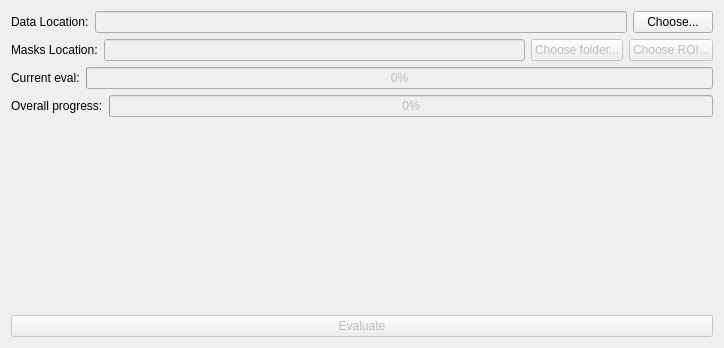
<?xml version="1.0" encoding="UTF-8"?>
<ui version="4.0">
 <class>ValidateUI</class>
 <widget class="QWidget" name="ValidateUI">
  <property name="geometry">
   <rect>
    <x>0</x>
    <y>0</y>
    <width>724</width>
    <height>348</height>
   </rect>
  </property>
  <property name="windowTitle">
   <string>Form</string>
  </property>
  <layout class="QVBoxLayout" name="verticalLayout">
   <item>
    <layout class="QHBoxLayout" name="horizontalLayout" stretch="0,0,0">
     <item>
      <widget class="QLabel" name="label">
       <property name="sizePolicy">
        <sizepolicy hsizetype="Preferred" vsizetype="Fixed">
         <horstretch>0</horstretch>
         <verstretch>0</verstretch>
        </sizepolicy>
       </property>
       <property name="text">
        <string>Data Location:</string>
       </property>
      </widget>
     </item>
     <item>
      <widget class="QLineEdit" name="data_location_Text">
       <property name="enabled">
        <bool>false</bool>
       </property>
      </widget>
     </item>
     <item>
      <widget class="QPushButton" name="data_choose_Button">
       <property name="text">
        <string>Choose...</string>
       </property>
      </widget>
     </item>
    </layout>
   </item>
   <item>
    <layout class="QHBoxLayout" name="horizontalLayout_2" stretch="0,0,0,0">
     <item>
      <widget class="QLabel" name="label_2">
       <property name="sizePolicy">
        <sizepolicy hsizetype="Preferred" vsizetype="Fixed">
         <horstretch>0</horstretch>
         <verstretch>0</verstretch>
        </sizepolicy>
       </property>
       <property name="text">
        <string>Masks Location:</string>
       </property>
      </widget>
     </item>
     <item>
      <widget class="QLineEdit" name="mask_location_Text">
       <property name="enabled">
        <bool>false</bool>
       </property>
      </widget>
     </item>
     <item>
      <widget class="QPushButton" name="mask_choose_Button">
       <property name="enabled">
        <bool>false</bool>
       </property>
       <property name="text">
        <string>Choose folder...</string>
       </property>
      </widget>
     </item>
     <item>
      <widget class="QPushButton" name="roi_choose_Button">
       <property name="enabled">
        <bool>false</bool>
       </property>
       <property name="text">
        <string>Choose ROI...</string>
       </property>
      </widget>
     </item>
    </layout>
   </item>
   <item>
    <layout class="QHBoxLayout" name="horizontalLayout_3">
     <item>
      <widget class="QLabel" name="currentProgress_Label">
       <property name="text">
        <string>Current eval:</string>
       </property>
      </widget>
     </item>
     <item>
      <widget class="QProgressBar" name="slice_progressBar">
       <property name="enabled">
        <bool>false</bool>
       </property>
       <property name="sizePolicy">
        <sizepolicy hsizetype="Expanding" vsizetype="Fixed">
         <horstretch>1</horstretch>
         <verstretch>0</verstretch>
        </sizepolicy>
       </property>
       <property name="value">
        <number>0</number>
       </property>
      </widget>
     </item>
    </layout>
   </item>
   <item>
    <layout class="QHBoxLayout" name="horizontalLayout_4">
     <item>
      <widget class="QLabel" name="label_4">
       <property name="text">
        <string>Overall progress:</string>
       </property>
      </widget>
     </item>
     <item>
      <widget class="QProgressBar" name="overall_progressBar">
       <property name="enabled">
        <bool>false</bool>
       </property>
       <property name="sizePolicy">
        <sizepolicy hsizetype="Expanding" vsizetype="Fixed">
         <horstretch>1</horstretch>
         <verstretch>0</verstretch>
        </sizepolicy>
       </property>
       <property name="value">
        <number>0</number>
       </property>
      </widget>
     </item>
    </layout>
   </item>
   <item>
    <widget class="QLabel" name="status_Label">
     <property name="text">
      <string/>
     </property>
    </widget>
   </item>
   <item>
    <spacer name="verticalSpacer">
     <property name="orientation">
      <enum>Qt::Vertical</enum>
     </property>
     <property name="sizeType">
      <enum>QSizePolicy::Expanding</enum>
     </property>
     <property name="sizeHint" stdset="0">
      <size>
       <width>20</width>
       <height>45</height>
      </size>
     </property>
    </spacer>
   </item>
   <item>
    <widget class="QPushButton" name="evaluate_Button">
     <property name="enabled">
      <bool>false</bool>
     </property>
     <property name="text">
      <string>Evaluate</string>
     </property>
    </widget>
   </item>
  </layout>
 </widget>
 <resources/>
 <connections/>
</ui>
